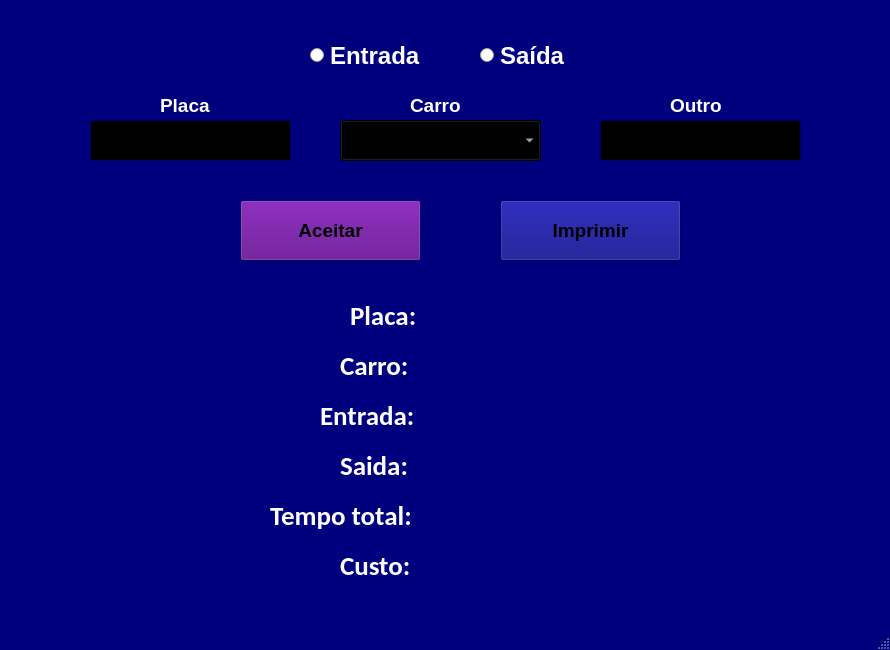
<?xml version="1.0" encoding="UTF-8"?>
<ui version="4.0">
 <author>Guillermo Cerato</author>
 <class>CarOne</class>
 <widget class="QMainWindow" name="CarOne">
  <property name="enabled">
   <bool>true</bool>
  </property>
  <property name="geometry">
   <rect>
    <x>0</x>
    <y>0</y>
    <width>890</width>
    <height>650</height>
   </rect>
  </property>
  <property name="palette">
   <palette>
    <active>
     <colorrole role="WindowText">
      <brush brushstyle="SolidPattern">
       <color alpha="255">
        <red>255</red>
        <green>255</green>
        <blue>255</blue>
       </color>
      </brush>
     </colorrole>
     <colorrole role="Button">
      <brush brushstyle="SolidPattern">
       <color alpha="255">
        <red>0</red>
        <green>0</green>
        <blue>127</blue>
       </color>
      </brush>
     </colorrole>
     <colorrole role="Light">
      <brush brushstyle="SolidPattern">
       <color alpha="255">
        <red>0</red>
        <green>0</green>
        <blue>191</blue>
       </color>
      </brush>
     </colorrole>
     <colorrole role="Midlight">
      <brush brushstyle="SolidPattern">
       <color alpha="255">
        <red>0</red>
        <green>0</green>
        <blue>159</blue>
       </color>
      </brush>
     </colorrole>
     <colorrole role="Dark">
      <brush brushstyle="SolidPattern">
       <color alpha="255">
        <red>0</red>
        <green>0</green>
        <blue>63</blue>
       </color>
      </brush>
     </colorrole>
     <colorrole role="Mid">
      <brush brushstyle="SolidPattern">
       <color alpha="255">
        <red>0</red>
        <green>0</green>
        <blue>84</blue>
       </color>
      </brush>
     </colorrole>
     <colorrole role="Text">
      <brush brushstyle="SolidPattern">
       <color alpha="255">
        <red>255</red>
        <green>255</green>
        <blue>255</blue>
       </color>
      </brush>
     </colorrole>
     <colorrole role="BrightText">
      <brush brushstyle="SolidPattern">
       <color alpha="255">
        <red>255</red>
        <green>255</green>
        <blue>255</blue>
       </color>
      </brush>
     </colorrole>
     <colorrole role="ButtonText">
      <brush brushstyle="SolidPattern">
       <color alpha="255">
        <red>0</red>
        <green>0</green>
        <blue>0</blue>
       </color>
      </brush>
     </colorrole>
     <colorrole role="Base">
      <brush brushstyle="SolidPattern">
       <color alpha="255">
        <red>0</red>
        <green>0</green>
        <blue>0</blue>
       </color>
      </brush>
     </colorrole>
     <colorrole role="Window">
      <brush brushstyle="SolidPattern">
       <color alpha="255">
        <red>0</red>
        <green>0</green>
        <blue>127</blue>
       </color>
      </brush>
     </colorrole>
     <colorrole role="Shadow">
      <brush brushstyle="SolidPattern">
       <color alpha="255">
        <red>0</red>
        <green>0</green>
        <blue>0</blue>
       </color>
      </brush>
     </colorrole>
     <colorrole role="AlternateBase">
      <brush brushstyle="SolidPattern">
       <color alpha="255">
        <red>0</red>
        <green>0</green>
        <blue>63</blue>
       </color>
      </brush>
     </colorrole>
     <colorrole role="ToolTipBase">
      <brush brushstyle="SolidPattern">
       <color alpha="255">
        <red>255</red>
        <green>255</green>
        <blue>220</blue>
       </color>
      </brush>
     </colorrole>
     <colorrole role="ToolTipText">
      <brush brushstyle="SolidPattern">
       <color alpha="255">
        <red>0</red>
        <green>0</green>
        <blue>0</blue>
       </color>
      </brush>
     </colorrole>
    </active>
    <inactive>
     <colorrole role="WindowText">
      <brush brushstyle="SolidPattern">
       <color alpha="255">
        <red>255</red>
        <green>255</green>
        <blue>255</blue>
       </color>
      </brush>
     </colorrole>
     <colorrole role="Button">
      <brush brushstyle="SolidPattern">
       <color alpha="255">
        <red>0</red>
        <green>0</green>
        <blue>127</blue>
       </color>
      </brush>
     </colorrole>
     <colorrole role="Light">
      <brush brushstyle="SolidPattern">
       <color alpha="255">
        <red>0</red>
        <green>0</green>
        <blue>191</blue>
       </color>
      </brush>
     </colorrole>
     <colorrole role="Midlight">
      <brush brushstyle="SolidPattern">
       <color alpha="255">
        <red>0</red>
        <green>0</green>
        <blue>159</blue>
       </color>
      </brush>
     </colorrole>
     <colorrole role="Dark">
      <brush brushstyle="SolidPattern">
       <color alpha="255">
        <red>0</red>
        <green>0</green>
        <blue>63</blue>
       </color>
      </brush>
     </colorrole>
     <colorrole role="Mid">
      <brush brushstyle="SolidPattern">
       <color alpha="255">
        <red>0</red>
        <green>0</green>
        <blue>84</blue>
       </color>
      </brush>
     </colorrole>
     <colorrole role="Text">
      <brush brushstyle="SolidPattern">
       <color alpha="255">
        <red>255</red>
        <green>255</green>
        <blue>255</blue>
       </color>
      </brush>
     </colorrole>
     <colorrole role="BrightText">
      <brush brushstyle="SolidPattern">
       <color alpha="255">
        <red>255</red>
        <green>255</green>
        <blue>255</blue>
       </color>
      </brush>
     </colorrole>
     <colorrole role="ButtonText">
      <brush brushstyle="SolidPattern">
       <color alpha="255">
        <red>0</red>
        <green>0</green>
        <blue>0</blue>
       </color>
      </brush>
     </colorrole>
     <colorrole role="Base">
      <brush brushstyle="SolidPattern">
       <color alpha="255">
        <red>0</red>
        <green>0</green>
        <blue>0</blue>
       </color>
      </brush>
     </colorrole>
     <colorrole role="Window">
      <brush brushstyle="SolidPattern">
       <color alpha="255">
        <red>0</red>
        <green>0</green>
        <blue>127</blue>
       </color>
      </brush>
     </colorrole>
     <colorrole role="Shadow">
      <brush brushstyle="SolidPattern">
       <color alpha="255">
        <red>0</red>
        <green>0</green>
        <blue>0</blue>
       </color>
      </brush>
     </colorrole>
     <colorrole role="AlternateBase">
      <brush brushstyle="SolidPattern">
       <color alpha="255">
        <red>0</red>
        <green>0</green>
        <blue>63</blue>
       </color>
      </brush>
     </colorrole>
     <colorrole role="ToolTipBase">
      <brush brushstyle="SolidPattern">
       <color alpha="255">
        <red>255</red>
        <green>255</green>
        <blue>220</blue>
       </color>
      </brush>
     </colorrole>
     <colorrole role="ToolTipText">
      <brush brushstyle="SolidPattern">
       <color alpha="255">
        <red>0</red>
        <green>0</green>
        <blue>0</blue>
       </color>
      </brush>
     </colorrole>
    </inactive>
    <disabled>
     <colorrole role="WindowText">
      <brush brushstyle="SolidPattern">
       <color alpha="255">
        <red>0</red>
        <green>0</green>
        <blue>63</blue>
       </color>
      </brush>
     </colorrole>
     <colorrole role="Button">
      <brush brushstyle="SolidPattern">
       <color alpha="255">
        <red>0</red>
        <green>0</green>
        <blue>127</blue>
       </color>
      </brush>
     </colorrole>
     <colorrole role="Light">
      <brush brushstyle="SolidPattern">
       <color alpha="255">
        <red>0</red>
        <green>0</green>
        <blue>191</blue>
       </color>
      </brush>
     </colorrole>
     <colorrole role="Midlight">
      <brush brushstyle="SolidPattern">
       <color alpha="255">
        <red>0</red>
        <green>0</green>
        <blue>159</blue>
       </color>
      </brush>
     </colorrole>
     <colorrole role="Dark">
      <brush brushstyle="SolidPattern">
       <color alpha="255">
        <red>0</red>
        <green>0</green>
        <blue>63</blue>
       </color>
      </brush>
     </colorrole>
     <colorrole role="Mid">
      <brush brushstyle="SolidPattern">
       <color alpha="255">
        <red>0</red>
        <green>0</green>
        <blue>84</blue>
       </color>
      </brush>
     </colorrole>
     <colorrole role="Text">
      <brush brushstyle="SolidPattern">
       <color alpha="255">
        <red>0</red>
        <green>0</green>
        <blue>63</blue>
       </color>
      </brush>
     </colorrole>
     <colorrole role="BrightText">
      <brush brushstyle="SolidPattern">
       <color alpha="255">
        <red>255</red>
        <green>255</green>
        <blue>255</blue>
       </color>
      </brush>
     </colorrole>
     <colorrole role="ButtonText">
      <brush brushstyle="SolidPattern">
       <color alpha="255">
        <red>0</red>
        <green>0</green>
        <blue>63</blue>
       </color>
      </brush>
     </colorrole>
     <colorrole role="Base">
      <brush brushstyle="SolidPattern">
       <color alpha="255">
        <red>0</red>
        <green>0</green>
        <blue>127</blue>
       </color>
      </brush>
     </colorrole>
     <colorrole role="Window">
      <brush brushstyle="SolidPattern">
       <color alpha="255">
        <red>0</red>
        <green>0</green>
        <blue>127</blue>
       </color>
      </brush>
     </colorrole>
     <colorrole role="Shadow">
      <brush brushstyle="SolidPattern">
       <color alpha="255">
        <red>0</red>
        <green>0</green>
        <blue>0</blue>
       </color>
      </brush>
     </colorrole>
     <colorrole role="AlternateBase">
      <brush brushstyle="SolidPattern">
       <color alpha="255">
        <red>0</red>
        <green>0</green>
        <blue>127</blue>
       </color>
      </brush>
     </colorrole>
     <colorrole role="ToolTipBase">
      <brush brushstyle="SolidPattern">
       <color alpha="255">
        <red>255</red>
        <green>255</green>
        <blue>220</blue>
       </color>
      </brush>
     </colorrole>
     <colorrole role="ToolTipText">
      <brush brushstyle="SolidPattern">
       <color alpha="255">
        <red>0</red>
        <green>0</green>
        <blue>0</blue>
       </color>
      </brush>
     </colorrole>
    </disabled>
   </palette>
  </property>
  <property name="windowTitle">
   <string>Estacionamento</string>
  </property>
  <widget class="QWidget" name="centralwidget">
   <widget class="QTextEdit" name="placa">
    <property name="geometry">
     <rect>
      <x>90</x>
      <y>120</y>
      <width>201</width>
      <height>41</height>
     </rect>
    </property>
    <property name="palette">
     <palette>
      <active>
       <colorrole role="Text">
        <brush brushstyle="SolidPattern">
         <color alpha="255">
          <red>255</red>
          <green>255</green>
          <blue>255</blue>
         </color>
        </brush>
       </colorrole>
      </active>
      <inactive>
       <colorrole role="Text">
        <brush brushstyle="SolidPattern">
         <color alpha="255">
          <red>255</red>
          <green>255</green>
          <blue>255</blue>
         </color>
        </brush>
       </colorrole>
      </inactive>
      <disabled>
       <colorrole role="Text">
        <brush brushstyle="SolidPattern">
         <color alpha="255">
          <red>120</red>
          <green>120</green>
          <blue>120</blue>
         </color>
        </brush>
       </colorrole>
      </disabled>
     </palette>
    </property>
    <property name="font">
     <font>
      <family>MS Shell Dlg 2</family>
      <pointsize>18</pointsize>
      <weight>75</weight>
      <bold>true</bold>
     </font>
    </property>
    <property name="html">
     <string>&lt;!DOCTYPE HTML PUBLIC &quot;-//W3C//DTD HTML 4.0//EN&quot; &quot;http://www.w3.org/TR/REC-html40/strict.dtd&quot;&gt;
&lt;html&gt;&lt;head&gt;&lt;meta name=&quot;qrichtext&quot; content=&quot;1&quot; /&gt;&lt;style type=&quot;text/css&quot;&gt;
p, li { white-space: pre-wrap; }
&lt;/style&gt;&lt;/head&gt;&lt;body style=&quot; font-family:'MS Shell Dlg 2'; font-size:18pt; font-weight:600; font-style:normal;&quot;&gt;
&lt;p style=&quot;-qt-paragraph-type:empty; margin-top:0px; margin-bottom:0px; margin-left:0px; margin-right:0px; -qt-block-indent:0; text-indent:0px; font-size:8.25pt; font-weight:400;&quot;&gt;&lt;br /&gt;&lt;/p&gt;&lt;/body&gt;&lt;/html&gt;</string>
    </property>
   </widget>
   <widget class="QComboBox" name="carro">
    <property name="geometry">
     <rect>
      <x>340</x>
      <y>120</y>
      <width>201</width>
      <height>41</height>
     </rect>
    </property>
    <property name="palette">
     <palette>
      <active>
       <colorrole role="WindowText">
        <brush brushstyle="SolidPattern">
         <color alpha="255">
          <red>255</red>
          <green>255</green>
          <blue>255</blue>
         </color>
        </brush>
       </colorrole>
       <colorrole role="Button">
        <brush brushstyle="SolidPattern">
         <color alpha="255">
          <red>0</red>
          <green>0</green>
          <blue>0</blue>
         </color>
        </brush>
       </colorrole>
       <colorrole role="Midlight">
        <brush brushstyle="SolidPattern">
         <color alpha="255">
          <red>52</red>
          <green>141</green>
          <blue>122</blue>
         </color>
        </brush>
       </colorrole>
       <colorrole role="Text">
        <brush brushstyle="SolidPattern">
         <color alpha="255">
          <red>255</red>
          <green>255</green>
          <blue>255</blue>
         </color>
        </brush>
       </colorrole>
       <colorrole role="ButtonText">
        <brush brushstyle="SolidPattern">
         <color alpha="255">
          <red>255</red>
          <green>255</green>
          <blue>255</blue>
         </color>
        </brush>
       </colorrole>
       <colorrole role="Base">
        <brush brushstyle="SolidPattern">
         <color alpha="255">
          <red>0</red>
          <green>0</green>
          <blue>0</blue>
         </color>
        </brush>
       </colorrole>
       <colorrole role="Window">
        <brush brushstyle="SolidPattern">
         <color alpha="255">
          <red>0</red>
          <green>0</green>
          <blue>0</blue>
         </color>
        </brush>
       </colorrole>
      </active>
      <inactive>
       <colorrole role="WindowText">
        <brush brushstyle="SolidPattern">
         <color alpha="255">
          <red>255</red>
          <green>255</green>
          <blue>255</blue>
         </color>
        </brush>
       </colorrole>
       <colorrole role="Button">
        <brush brushstyle="SolidPattern">
         <color alpha="255">
          <red>0</red>
          <green>0</green>
          <blue>0</blue>
         </color>
        </brush>
       </colorrole>
       <colorrole role="Midlight">
        <brush brushstyle="SolidPattern">
         <color alpha="255">
          <red>52</red>
          <green>141</green>
          <blue>122</blue>
         </color>
        </brush>
       </colorrole>
       <colorrole role="Text">
        <brush brushstyle="SolidPattern">
         <color alpha="255">
          <red>255</red>
          <green>255</green>
          <blue>255</blue>
         </color>
        </brush>
       </colorrole>
       <colorrole role="ButtonText">
        <brush brushstyle="SolidPattern">
         <color alpha="255">
          <red>255</red>
          <green>255</green>
          <blue>255</blue>
         </color>
        </brush>
       </colorrole>
       <colorrole role="Base">
        <brush brushstyle="SolidPattern">
         <color alpha="255">
          <red>0</red>
          <green>0</green>
          <blue>0</blue>
         </color>
        </brush>
       </colorrole>
       <colorrole role="Window">
        <brush brushstyle="SolidPattern">
         <color alpha="255">
          <red>0</red>
          <green>0</green>
          <blue>0</blue>
         </color>
        </brush>
       </colorrole>
      </inactive>
      <disabled>
       <colorrole role="WindowText">
        <brush brushstyle="SolidPattern">
         <color alpha="255">
          <red>255</red>
          <green>255</green>
          <blue>255</blue>
         </color>
        </brush>
       </colorrole>
       <colorrole role="Button">
        <brush brushstyle="SolidPattern">
         <color alpha="255">
          <red>0</red>
          <green>0</green>
          <blue>0</blue>
         </color>
        </brush>
       </colorrole>
       <colorrole role="Midlight">
        <brush brushstyle="SolidPattern">
         <color alpha="255">
          <red>52</red>
          <green>141</green>
          <blue>122</blue>
         </color>
        </brush>
       </colorrole>
       <colorrole role="Text">
        <brush brushstyle="SolidPattern">
         <color alpha="255">
          <red>255</red>
          <green>255</green>
          <blue>255</blue>
         </color>
        </brush>
       </colorrole>
       <colorrole role="ButtonText">
        <brush brushstyle="SolidPattern">
         <color alpha="255">
          <red>255</red>
          <green>255</green>
          <blue>255</blue>
         </color>
        </brush>
       </colorrole>
       <colorrole role="Base">
        <brush brushstyle="SolidPattern">
         <color alpha="255">
          <red>0</red>
          <green>0</green>
          <blue>0</blue>
         </color>
        </brush>
       </colorrole>
       <colorrole role="Window">
        <brush brushstyle="SolidPattern">
         <color alpha="255">
          <red>0</red>
          <green>0</green>
          <blue>0</blue>
         </color>
        </brush>
       </colorrole>
      </disabled>
     </palette>
    </property>
    <property name="font">
     <font>
      <family>MS Shell Dlg 2</family>
      <pointsize>18</pointsize>
      <weight>75</weight>
      <bold>true</bold>
     </font>
    </property>
    <property name="styleSheet">
     <string notr="true">QComboBox {
    background-color: black;
    color: white;  /* Puedes ajustar el color del texto según tus preferencias */
}
</string>
    </property>
   </widget>
   <widget class="QTextEdit" name="outro_carro">
    <property name="geometry">
     <rect>
      <x>600</x>
      <y>120</y>
      <width>201</width>
      <height>41</height>
     </rect>
    </property>
    <property name="font">
     <font>
      <family>MS Shell Dlg 2</family>
      <pointsize>18</pointsize>
      <weight>75</weight>
      <bold>true</bold>
     </font>
    </property>
   </widget>
   <widget class="QLabel" name="label_placa">
    <property name="geometry">
     <rect>
      <x>160</x>
      <y>90</y>
      <width>61</width>
      <height>31</height>
     </rect>
    </property>
    <property name="font">
     <font>
      <family>MS Shell Dlg 2</family>
      <pointsize>14</pointsize>
      <weight>75</weight>
      <bold>true</bold>
     </font>
    </property>
    <property name="text">
     <string>Placa</string>
    </property>
   </widget>
   <widget class="QLabel" name="label_carro">
    <property name="geometry">
     <rect>
      <x>410</x>
      <y>90</y>
      <width>61</width>
      <height>31</height>
     </rect>
    </property>
    <property name="font">
     <font>
      <family>MS Shell Dlg 2</family>
      <pointsize>14</pointsize>
      <weight>75</weight>
      <bold>true</bold>
     </font>
    </property>
    <property name="text">
     <string>Carro</string>
    </property>
   </widget>
   <widget class="QLabel" name="label_outro">
    <property name="geometry">
     <rect>
      <x>670</x>
      <y>90</y>
      <width>61</width>
      <height>31</height>
     </rect>
    </property>
    <property name="font">
     <font>
      <family>MS Shell Dlg 2</family>
      <pointsize>14</pointsize>
      <weight>75</weight>
      <bold>true</bold>
     </font>
    </property>
    <property name="text">
     <string>Outro</string>
    </property>
   </widget>
   <widget class="QPushButton" name="form_submit_button">
    <property name="geometry">
     <rect>
      <x>240</x>
      <y>200</y>
      <width>181</width>
      <height>61</height>
     </rect>
    </property>
    <property name="palette">
     <palette>
      <active>
       <colorrole role="Button">
        <brush brushstyle="SolidPattern">
         <color alpha="255">
          <red>167</red>
          <green>0</green>
          <blue>250</blue>
         </color>
        </brush>
       </colorrole>
      </active>
      <inactive>
       <colorrole role="Button">
        <brush brushstyle="SolidPattern">
         <color alpha="255">
          <red>89</red>
          <green>0</green>
          <blue>134</blue>
         </color>
        </brush>
       </colorrole>
      </inactive>
      <disabled>
       <colorrole role="Button">
        <brush brushstyle="SolidPattern">
         <color alpha="255">
          <red>127</red>
          <green>0</green>
          <blue>190</blue>
         </color>
        </brush>
       </colorrole>
      </disabled>
     </palette>
    </property>
    <property name="font">
     <font>
      <family>MS Shell Dlg 2</family>
      <pointsize>14</pointsize>
      <weight>75</weight>
      <bold>true</bold>
     </font>
    </property>
    <property name="text">
     <string>Aceitar</string>
    </property>
   </widget>
   <widget class="QLabel" name="label_info_placa">
    <property name="geometry">
     <rect>
      <x>350</x>
      <y>300</y>
      <width>331</width>
      <height>31</height>
     </rect>
    </property>
    <property name="font">
     <font>
      <family>Calibri</family>
      <pointsize>20</pointsize>
      <weight>75</weight>
      <bold>true</bold>
     </font>
    </property>
    <property name="layoutDirection">
     <enum>Qt::LeftToRight</enum>
    </property>
    <property name="text">
     <string>Placa:</string>
    </property>
   </widget>
   <widget class="QLabel" name="label_info_carro">
    <property name="geometry">
     <rect>
      <x>340</x>
      <y>350</y>
      <width>341</width>
      <height>31</height>
     </rect>
    </property>
    <property name="font">
     <font>
      <family>Calibri</family>
      <pointsize>20</pointsize>
      <weight>75</weight>
      <bold>true</bold>
     </font>
    </property>
    <property name="layoutDirection">
     <enum>Qt::LeftToRight</enum>
    </property>
    <property name="text">
     <string>Carro:</string>
    </property>
   </widget>
   <widget class="QLabel" name="label_info_entrada">
    <property name="geometry">
     <rect>
      <x>320</x>
      <y>400</y>
      <width>361</width>
      <height>31</height>
     </rect>
    </property>
    <property name="font">
     <font>
      <family>Calibri</family>
      <pointsize>20</pointsize>
      <weight>75</weight>
      <bold>true</bold>
     </font>
    </property>
    <property name="text">
     <string>Entrada:</string>
    </property>
   </widget>
   <widget class="QLabel" name="label_info_saida">
    <property name="geometry">
     <rect>
      <x>340</x>
      <y>450</y>
      <width>341</width>
      <height>31</height>
     </rect>
    </property>
    <property name="font">
     <font>
      <family>Calibri</family>
      <pointsize>20</pointsize>
      <weight>75</weight>
      <bold>true</bold>
     </font>
    </property>
    <property name="text">
     <string>Saida:</string>
    </property>
   </widget>
   <widget class="QLabel" name="label_info_tempo">
    <property name="geometry">
     <rect>
      <x>270</x>
      <y>500</y>
      <width>411</width>
      <height>31</height>
     </rect>
    </property>
    <property name="font">
     <font>
      <family>Calibri</family>
      <pointsize>20</pointsize>
      <weight>75</weight>
      <bold>true</bold>
     </font>
    </property>
    <property name="text">
     <string>Tempo total:</string>
    </property>
   </widget>
   <widget class="QLabel" name="label_info_custo">
    <property name="geometry">
     <rect>
      <x>340</x>
      <y>550</y>
      <width>341</width>
      <height>31</height>
     </rect>
    </property>
    <property name="font">
     <font>
      <family>Calibri</family>
      <pointsize>20</pointsize>
      <weight>75</weight>
      <bold>true</bold>
     </font>
    </property>
    <property name="text">
     <string>Custo:</string>
    </property>
   </widget>
   <widget class="QPushButton" name="Button_imprimir">
    <property name="geometry">
     <rect>
      <x>500</x>
      <y>200</y>
      <width>181</width>
      <height>61</height>
     </rect>
    </property>
    <property name="font">
     <font>
      <pointsize>14</pointsize>
      <weight>75</weight>
      <bold>true</bold>
     </font>
    </property>
    <property name="text">
     <string>Imprimir</string>
    </property>
   </widget>
   <widget class="QRadioButton" name="ingreso">
    <property name="geometry">
     <rect>
      <x>310</x>
      <y>30</y>
      <width>121</width>
      <height>51</height>
     </rect>
    </property>
    <property name="font">
     <font>
      <pointsize>18</pointsize>
      <weight>75</weight>
      <bold>true</bold>
     </font>
    </property>
    <property name="styleSheet">
     <string notr="true">QRadioButton {
    color: white;
}

QRadioButton:checked {
    color: white;
}

QRadioButton:unchecked {
    color: white;
}
</string>
    </property>
    <property name="text">
     <string>Entrada</string>
    </property>
   </widget>
   <widget class="QRadioButton" name="saida">
    <property name="geometry">
     <rect>
      <x>480</x>
      <y>30</y>
      <width>121</width>
      <height>51</height>
     </rect>
    </property>
    <property name="font">
     <font>
      <pointsize>18</pointsize>
      <weight>75</weight>
      <bold>true</bold>
     </font>
    </property>
    <property name="styleSheet">
     <string notr="true">QRadioButton {
    color: white;
}

QRadioButton:checked {
    color: white;
}

QRadioButton:unchecked {
    color: white;
}
</string>
    </property>
    <property name="text">
     <string>Saída</string>
    </property>
   </widget>
   <widget class="QLabel" name="label_titulo">
    <property name="geometry">
     <rect>
      <x>240</x>
      <y>10</y>
      <width>251</width>
      <height>41</height>
     </rect>
    </property>
    <property name="font">
     <font>
      <pointsize>18</pointsize>
      <weight>75</weight>
      <bold>true</bold>
     </font>
    </property>
    <property name="text">
     <string/>
    </property>
   </widget>
  </widget>
  <widget class="QStatusBar" name="statusbar"/>
  <action name="actionPrint">
   <property name="text">
    <string>Print</string>
   </property>
  </action>
 </widget>
 <resources/>
 <connections/>
</ui>
